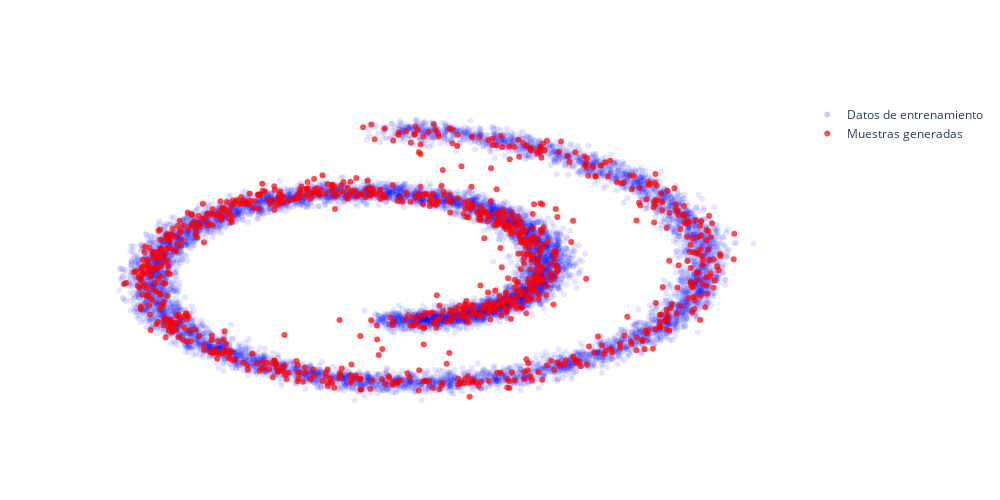

The notebook cell saved with this chart:
### Code cell
samples = ddpm.generate_samples(model, 1000)
plot_samples(samples)

### Figure 1 — Plotly figure (JSON) as saved in the notebook; plotly's stock layout.template omitted (floating-point values rounded to 4 significant figures; data arrays with more than 128 entries replaced by an {"elided": "..."} marker saying what was removed)
{"data": [{"marker": {"color": "blue", "opacity": 0.1}, "mode": "markers", "name": "Datos de entrenamiento", "type": "scatter", "x": {"elided": "10000 float values"}, "y": {"elided": "10000 float values"}}, {"marker": {"color": "red", "opacity": 0.7}, "mode": "markers", "name": "Muestras generadas", "type": "scatter", "x": {"elided": "1000 float values"}, "y": {"elided": "1000 float values"}}], "layout": {"height": 500, "plot_bgcolor": "white", "width": 1000, "xaxis": {"visible": false}, "yaxis": {"visible": false}}}
